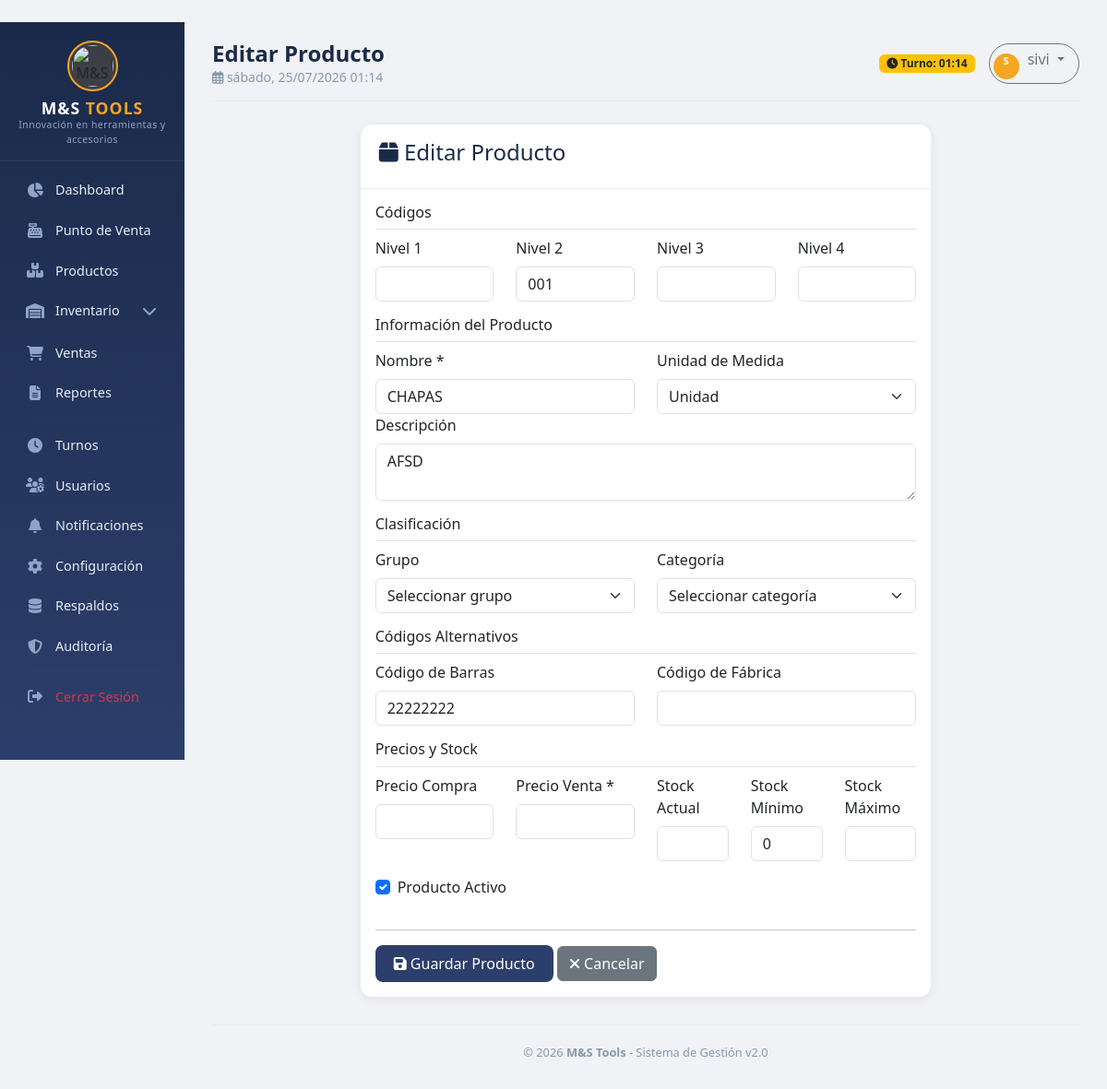
The page /products/2/editar/ (signed in) on the database its author committed.
### apps/products/models.py (models this page shows, shortened)
class Product(models.Model):
    code_level1 = models.CharField('Nivel 1', max_length=4, blank=True)
    code_level2 = models.CharField('Nivel 2', max_length=4, blank=True)
    code_level3 = models.CharField('Nivel 3', max_length=4, blank=True)
    code_level4 = models.CharField('Nivel 4', max_length=4, blank=True)
    barcode = models.CharField('Código de Barras', max_length=50, unique=True, blank=True, null=True)
    factory_code = models.CharField('Código de Fábrica', max_length=50, blank=True)
    name = models.CharField('Nombre', max_length=200)
    description = models.TextField('Descripción', blank=True)
    group = models.ForeignKey(ProductGroup, on_delete=models.SET_NULL, null=True, blank=True, related_name='products')
    category = models.ForeignKey(ProductCategory, on_delete=models.SET_NULL, null=True, blank=True, related_name='products')
    unit = models.CharField('Unidad', max_length=20, default='Unidad')
    purchase_price = models.DecimalField('Precio de Compra', max_digits=12, decimal_places=2, default=0)
    sale_price = models.DecimalField('Precio de Venta', max_digits=12, decimal_places=2, default=0)
    current_stock = models.DecimalField('Stock Actual', max_digits=12, decimal_places=2, default=0)
    min_stock = models.DecimalField('Stock Mínimo', max_digits=12, decimal_places=2, default=0)
    max_stock = models.DecimalField('Stock Máximo', max_digits=12, decimal_places=2, default=0)
    tags = models.ManyToManyField(Tag, blank=True, related_name='products', verbose_name='Etiquetas')
    is_active = models.BooleanField('Activo', default=True)
    created_at = models.DateTimeField('Creado', auto_now_add=True)
    updated_at = models.DateTimeField('Actualizado', auto_now=True)
    class Meta:
        verbose_name = 'Producto'
        verbose_name_plural = 'Productos'
        ordering = ['name']

### apps/products/views.py (the view, shortened to what this page needs)
# urls.py: path('<int:pk>/editar/', views.product_edit, name='edit'),
@login_required
def product_edit(request, pk):
    product = get_object_or_404(Product, pk=pk)
    groups = ProductGroup.objects.all()
    categories = ProductCategory.objects.all()
    return render(request, 'products/form.html', {
        'product': product,
        'groups': groups,
        'categories': categories,
        'title': 'Editar Producto'
    })

### templates/products/form.html (shortened to what this page needs)
﻿{% extends 'base/base.html' %}
{% load static %}
{% block content %}
<div class="row">
    <div class="col-md-8 mx-auto">
        <div class="card">
            <div class="card-header">
                <h4><i class="fas fa-box"></i> {{ title }}</h4>
            </div>
            <div class="card-body">
                <form method="post" enctype="multipart/form-data">
                    <div class="row mb-3">
                        <div class="col-md-12">
                            <h6 class="border-bottom pb-2">Códigos</h6>
                        </div>
                        <div class="col-md-3">
                            <label class="form-label">Nivel 1</label>
                            <input type="text" name="code_level1" class="form-control"
                                   value="{{ product.code_level1|default:'' }}" maxlength="4">
                        </div>
                        <div class="col-md-3">
                            <label class="form-label">Nivel 2</label>
                            <input type="text" name="code_level2" class="form-control"
                                   value="{{ product.code_level2|default:'' }}" maxlength="4">
                        </div>
                        <div class="col-md-3">
                            <label class="form-label">Nivel 3</label>
                            <input type="text" name="code_level3" class="form-control"
                                   value="{{ product.code_level3|default:'' }}" maxlength="4">
                        </div>
                        <div class="col-md-3">
                            <label class="form-label">Nivel 4</label>
                            <input type="text" name="code_level4" class="form-control"
                                   value="{{ product.code_level4|default:'' }}" maxlength="4">
                        </div>
                    </div>
                    <div class="row mb-3">
                        <div class="col-md-12">
                            <h6 class="border-bottom pb-2">Información del Producto</h6>
                        </div>
                        <div class="col-md-6">
                            <label class="form-label">Nombre *</label>
                            <input type="text" name="name" class="form-control" required
                                   value="{{ product.name|default:'' }}">
                        </div>
                        <div class="col-md-6">
                            <label class="form-label">Unidad de Medida</label>
                            <select name="unit" class="form-select">
                                <option value="Unidad" {% if product.unit == 'Unidad' %}selected{% endif %}>Unidad</option>
                            </select>
                        </div>
                        <div class="col-md-12">
                            <label class="form-label">Descripción</label>
                            <textarea name="description" class="form-control" rows="2">{{ product.description|default:'' }}</textarea>
                        </div>
                    </div>
                    <div class="row mb-3">
                        <div class="col-md-12">
                            <h6 class="border-bottom pb-2">Clasificación</h6>
                        </div>
                        <div class="col-md-6">
                            <label class="form-label">Grupo</label>
                            <select name="group" class="form-select">
                                <option value="">Seleccionar grupo</option>
                            </select>
                        </div>
                        <div class="col-md-6">
                            <label class="form-label">Categoría</label>
                            <select name="category" class="form-select">
                                <option value="">Seleccionar categoría</option>
                            </select>
                        </div>
                    </div>
                    <div class="row mb-3">
                        <div class="col-md-12">
                            <h6 class="border-bottom pb-2">Códigos Alternativos</h6>
                        </div>
                        <div class="col-md-6">
                            <label class="form-label">Código de Barras</label>
                            <input type="text" name="barcode" class="form-control"
                                   value="{{ product.barcode|default:'' }}">
                        </div>
                        <div class="col-md-6">
                            <label class="form-label">Código de Fábrica</label>
                            <input type="text" name="factory_code" class="form-control"
                                   value="{{ product.factory_code|default:'' }}">
                        </div>
                    </div>
                    <div class="row mb-3">
                        <div class="col-md-12">
                            <h6 class="border-bottom pb-2">Precios y Stock</h6>
                        </div>
                        <div class="col-md-3">
                            <label class="form-label">Precio Compra</label>
                            <input type="number" name="purchase_price" class="form-control" step="0.01"
                                   value="{{ product.purchase_price|default:'0' }}">
                        </div>
                        <div class="col-md-3">
                            <label class="form-label">Precio Venta *</label>
                            <input type="number" name="sale_price" class="form-control" step="0.01" required
                                   value="{{ product.sale_price|default:'0' }}">
                        </div>
                        <div class="col-md-2">
                            <label class="form-label">Stock Actual</label>
                            <input type="number" name="current_stock" class="form-control" step="0.01"
                                   value="{{ product.current_stock|default:'0' }}">
                        </div>
                        <div class="col-md-2">
                            <label class="form-label">Stock Mínimo</label>
                            <input type="number" name="min_stock" class="form-control" step="0.01"
                                   value="{{ product.min_stock|default:'0' }}">
                        </div>
                        <div class="col-md-2">
                            <label class="form-label">Stock Máximo</label>
                            <input type="number" name="max_stock" class="form-control" step="0.01"
                                   value="{{ product.max_stock|default:'0' }}">
                        </div>
                    </div>
                    <div class="row mb-3">
                        <div class="col-md-12">
                            <div class="form-check">
                                <input type="checkbox" name="is_active" class="form-check-input" id="is_active"
                                       {% if product.is_active or not product %}checked{% endif %}>
                                <label class="form-check-label" for="is_active">Producto Activo</label>
                            </div>
                        </div>
                    </div>
                    <div class="row">
                        <div class="col-md-12">
                            <hr>
                            <button type="submit" class="btn btn-primary">
                                <i class="fas fa-save"></i> Guardar Producto
                            </button>
                            <a href="{% url 'products:list' %}" class="btn btn-secondary">
                                <i class="fas fa-times"></i> Cancelar
                            </a>
                        </div>
                    </div>
                </form>
            </div>
        </div>
    </div>
</div>
{% endblock %}

### templates/base/base.html (shortened to what this page needs)
﻿<!DOCTYPE html>
<html lang="es">
<head>
    <link href="https://cdn.jsdelivr.net/npm/bootstrap@5.3.0/dist/css/bootstrap.min.css" rel="stylesheet">
    <link rel="stylesheet" href="https://cdnjs.cloudflare.com/ajax/libs/font-awesome/6.4.0/css/all.min.css">
</head>
<body>
    <div class="container-fluid">
        <div class="row">
            <div class="col-md-2 col-lg-2 d-none d-md-block sidebar p-0">
                <div class="logo">
    <div class="logo-icon">
        <img src="/media/logos/logo_redondo.png" alt="M&S Tools" style="width: 45px; height: 45px; object-fit: contain; border-radius: 50%;">
    </div>
    <h5>M&S <span>TOOLS</span></h5>
    <small>Innovación en herramientas y accesorios</small>
</div>
                <div class="nav-section">
                    <a class="nav-link {% if request.resolver_match.url_name == 'dashboard' %}active{% endif %}" href="{% url 'core:dashboard' %}">
                        <i class="fas fa-chart-pie"></i> Dashboard
                    </a>
                    <a class="nav-link" href="{% url 'sales:pos' %}">
                        <i class="fas fa-cash-register"></i> Punto de Venta
                    </a>
                    <a class="nav-link" href="{% url 'products:list' %}">
                        <i class="fas fa-boxes"></i> Productos
                    </a>
                    <div class="submenu-toggle nav-link" onclick="toggleSubmenu(this)">
                        <i class="fas fa-warehouse"></i> Inventario
                        <span class="chevron"><i class="fas fa-chevron-down"></i></span>
                    </div>
                    <a class="nav-link" href="{% url 'sales:list' %}">
                        <i class="fas fa-shopping-cart"></i> Ventas
                    </a>
<a class="nav-link" href="{% url 'reports:dashboard' %}">
    <i class="fas fa-file-alt"></i> Reportes
</a>
                    <hr class="sidebar-divider">
                    <a class="nav-link" href="{% url 'users:shift_dashboard' %}">
                        <i class="fas fa-clock"></i> Turnos
                    </a>
                    {% if user.is_superuser %}
                    <a class="nav-link" href="{% url 'users:list' %}">
                        <i class="fas fa-users-cog"></i> Usuarios
                    </a>
                    {% endif %}
                    <a class="nav-link" href="{% url 'notifications:list' %}">
                        <i class="fas fa-bell"></i> Notificaciones
                    </a>
                    {% if user.is_superuser %}
                    <a class="nav-link" href="{% url 'core:settings' %}">
                        <i class="fas fa-cog"></i> Configuración
                    </a>
                    {% endif %}
                    {% if user.is_superuser %}
                    <a class="nav-link" href="{% url 'backup:list' %}">
                        <i class="fas fa-database"></i> Respaldos
                    </a>
                    {% endif %}
                    {% if user.is_superuser %}
                    <a class="nav-link" href="{% url 'audit:dashboard' %}">
                        <i class="fas fa-shield-alt"></i> Auditoría
                    </a>
                    {% endif %}
                    <hr class="sidebar-divider">
                    <a class="nav-link text-danger" href="{% url 'core:logout' %}">
                        <i class="fas fa-sign-out-alt"></i> Cerrar Sesión
                    </a>
                </div>
            </div>
            <div class="col-md-10 col-lg-10 main-content">
                <div class="top-bar">
                    <div>
                        <h4>{% block page_title %}{{ title|default:"Dashboard" }}{% endblock %}</h4>
                        <small><i class="far fa-calendar-alt"></i> {% now "l, d/m/Y H:i" %}</small>
                    </div>
                    <div class="user-info">
                        <span class="badge bg-warning text-dark">
                            <i class="fas fa-clock"></i> Turno: {% now "H:i" %}
                        </span>
                        <div class="dropdown">
                            <button class="btn btn-outline-secondary dropdown-toggle" type="button" data-bs-toggle="dropdown" style="border-radius: 30px; padding: 4px 15px 4px 4px;">
                                <span class="user-avatar" style="display: inline-block; width: 28px; height: 28px; font-size: 0.7rem; margin-right: 5px;">
                                    {{ user.username|first|upper }}
                                </span>
                                {{ user.username|default:"Invitado" }}
                            </button>
                        </div>
                    </div>
                </div>
                {% block content %}{% endblock %}
                <div class="footer">
                    &copy; {% now "Y" %} <strong>M&S Tools</strong> - Sistema de Gestión v2.0
                </div>
            </div>
        </div>
    </div>
</body>
</html>

### rows shown on the page
Product: code_level2 "001", name "CHAPAS", unit "Unidad", description "AFSD", barcode "22222222", min_stock "0", is_active "☑"

### other values the page prints
{{ title|default:"Dashboard" }} "Editar Producto"
{{ user.username|first|upper }} "S"
{{ user.username|default:"Invitado" }} "sivi"
{{ title }} "Editar Producto"
